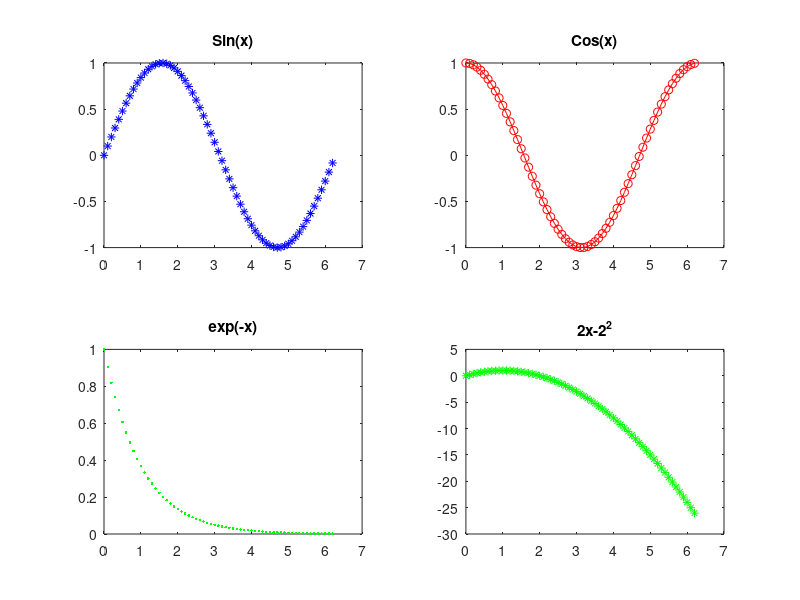

MATLAB code to generate this figure:
x = 0:.1:2*pi'

subplot(2, 2, 1);
plot(x, sin(x), 'b*')
title('Sin(x)')

subplot(2,2,2);
plot(x,cos(x),'r-o')
title('Cos(x)')

subplot(2,2,3);
plot(x, exp(-x), 'g.')
title('exp(-x)')

subplot(2,2,4)
plot(x, 2.*x-x.^2, 'g*')
title('2x-2^2')
